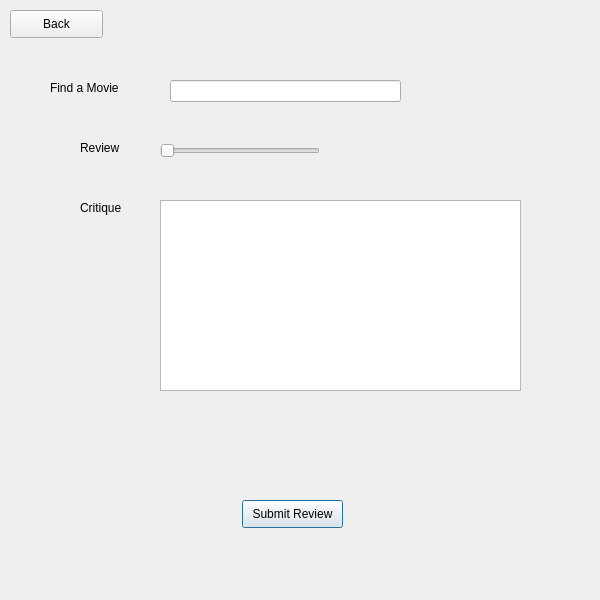
<?xml version="1.0" encoding="UTF-8"?>
<ui version="4.0">
 <class>Dialog</class>
 <widget class="QDialog" name="Dialog">
  <property name="geometry">
   <rect>
    <x>0</x>
    <y>0</y>
    <width>600</width>
    <height>600</height>
   </rect>
  </property>
  <property name="windowTitle">
   <string>Dialog</string>
  </property>
  <widget class="QLineEdit" name="findMovie">
   <property name="geometry">
    <rect>
     <x>170</x>
     <y>80</y>
     <width>231</width>
     <height>22</height>
    </rect>
   </property>
  </widget>
  <widget class="QLabel" name="label">
   <property name="geometry">
    <rect>
     <x>50</x>
     <y>80</y>
     <width>91</width>
     <height>16</height>
    </rect>
   </property>
   <property name="text">
    <string>Find a Movie</string>
   </property>
  </widget>
  <widget class="QTextEdit" name="critiqueBox">
   <property name="geometry">
    <rect>
     <x>160</x>
     <y>200</y>
     <width>361</width>
     <height>191</height>
    </rect>
   </property>
  </widget>
  <widget class="QLabel" name="label_2">
   <property name="geometry">
    <rect>
     <x>80</x>
     <y>200</y>
     <width>55</width>
     <height>16</height>
    </rect>
   </property>
   <property name="text">
    <string>Critique</string>
   </property>
  </widget>
  <widget class="QPushButton" name="submitReview">
   <property name="geometry">
    <rect>
     <x>242</x>
     <y>500</y>
     <width>101</width>
     <height>28</height>
    </rect>
   </property>
   <property name="text">
    <string>Submit Review</string>
   </property>
  </widget>
  <widget class="QLabel" name="label_3">
   <property name="geometry">
    <rect>
     <x>80</x>
     <y>140</y>
     <width>55</width>
     <height>16</height>
    </rect>
   </property>
   <property name="text">
    <string>Review</string>
   </property>
  </widget>
  <widget class="QPushButton" name="ratingBack">
   <property name="geometry">
    <rect>
     <x>10</x>
     <y>10</y>
     <width>93</width>
     <height>28</height>
    </rect>
   </property>
   <property name="text">
    <string>Back</string>
   </property>
  </widget>
  <widget class="QSlider" name="ratingSlider">
   <property name="geometry">
    <rect>
     <x>160</x>
     <y>140</y>
     <width>160</width>
     <height>22</height>
    </rect>
   </property>
   <property name="minimum">
    <number>1</number>
   </property>
   <property name="maximum">
    <number>10</number>
   </property>
   <property name="orientation">
    <enum>Qt::Horizontal</enum>
   </property>
  </widget>
 </widget>
 <resources/>
 <connections/>
</ui>
